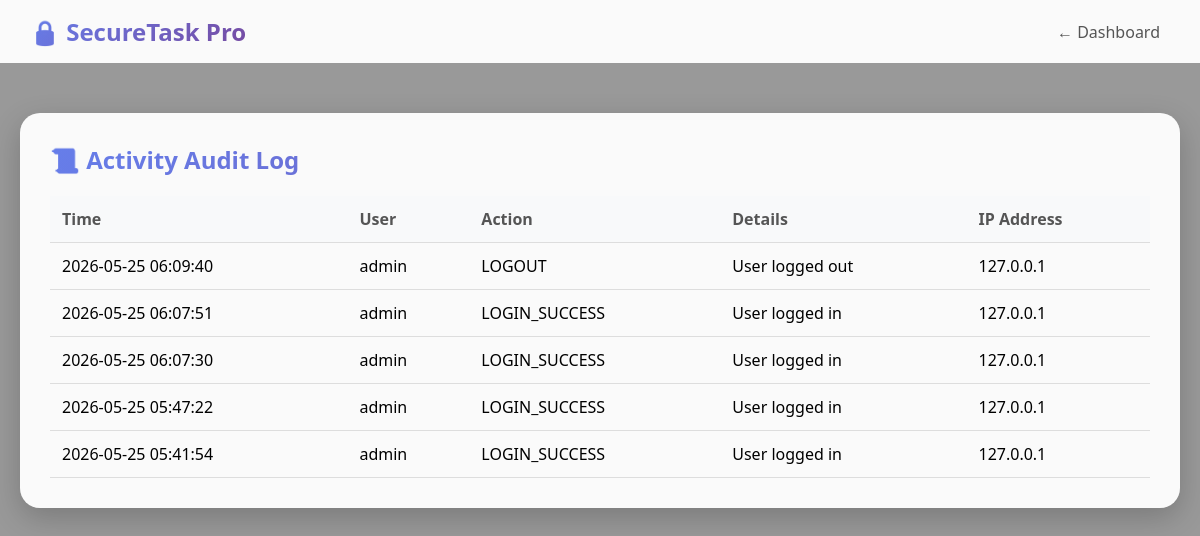
Screenshot of /audit-log/ (signed in) with the database file from the repository.
### core/models.py (models this page shows, shortened)
class AuditLog(models.Model):
    ACTION_CHOICES = (
        ('LOGIN_SUCCESS', 'Login Success'),
        ('LOGIN_FAILED', 'Login Failed'),
        ('LOGOUT', 'Logout'),
        ('TASK_CREATE', 'Task Created'),
        ('TASK_UPDATE', 'Task Updated'),
        ('TASK_DELETE', 'Task Deleted'),
        ('ADMIN_ACTION', 'Admin Action'),
    )
    user = models.ForeignKey(User, on_delete=models.SET_NULL, null=True, blank=True)
    action = models.CharField(max_length=50, choices=ACTION_CHOICES)
    details = models.TextField(blank=True)
    ip_address = models.GenericIPAddressField(null=True, blank=True)
    timestamp = models.DateTimeField(auto_now_add=True)

class User(AbstractUser):
    ROLE_CHOICES = (
        ('admin', 'Admin'),
        ('normal', 'Normal User'),
    )
    role = models.CharField(max_length=10, choices=ROLE_CHOICES, default='normal')
    two_factor_enabled = models.BooleanField(default=False)
    two_factor_code = models.CharField(max_length=6, blank=True, null=True)
    two_factor_code_created = models.DateTimeField(blank=True, null=True)

### core/views.py (the view)
# urls.py: path('audit-log/', views.audit_log_page, name='audit_log'),
@login_required
def audit_log_page(request):
    if request.user.role == 'admin':
        logs = AuditLog.objects.all().order_by('-timestamp')
    else:
        logs = AuditLog.objects.filter(user=request.user).order_by('-timestamp')
    return render(request, 'core/audit_log.html', {'logs': logs})

### core/templates/core/audit_log.html (shortened to what this page needs)
<!DOCTYPE html>
<html lang="en">
<head>
</head>
<body>
    <nav class="navbar">
        <div class="logo">🔒 SecureTask Pro</div>
        <div class="nav-links">
            <a href="{% url 'dashboard' %}">← Dashboard</a>
        </div>
    </nav>
    <div class="container">
        <div class="log-container">
            <h2>📜 Activity Audit Log</h2>
            <table>
                <thead>
                    <tr>
                        <th>Time</th>
                        <th>User</th>
                        <th>Action</th>
                        <th>Details</th>
                        <th>IP Address</th>
                    </tr>
                </thead>
                <tbody>
                    {% for log in logs %}
                    <tr>
                        <td>{{ log.timestamp|date:"Y-m-d H:i:s" }}</td>
                        <td>{{ log.user.username|default:"Anonymous" }}</td>
                        <td>{{ log.action }}</td>
                        <td>{{ log.details }}</td>
                        <td>{{ log.ip_address|default:"Unknown" }}</td>
                    </tr>
                    {% empty %}
                    <tr><td colspan="5">No logs found.</td></tr>
                    {% endfor %}
                </tbody>
            </table>
        </div>
    </div>
</body>
</html>

### core/templates/core/audit_log.html (style rules this page uses)
* { margin: 0; padding: 0; box-sizing: border-box; }
body { font-family: 'Segoe UI', Tahoma, Geneva, Verdana, sans-serif; background-image: url('https://images.unsplash.com/photo-1558494949-ef010cbdcc31?q=80&w=2070&auto=format&fit=crop'); background-size: cover; background-position: center; background-attachment: fixed; min-height: 100vh; }
body::before { content: ''; position: fixed; top: 0; left: 0; width: 100%; height: 100%; background: rgba(0, 0, 0, 0.4); z-index: -1; }
.navbar { background: rgba(255, 255, 255, 0.95); backdrop-filter: blur(10px); padding: 15px 30px; display: flex; justify-content: space-between; align-items: center; }
.logo { font-size: 1.5rem; font-weight: bold; background: linear-gradient(135deg, #667eea, #764ba2); -webkit-background-clip: text; background-clip: text; color: transparent; }
.nav-links a { text-decoration: none; color: #555; margin: 0 10px; }
.container { max-width: 1400px; margin: 30px auto; padding: 20px; }
.log-container { background: rgba(255, 255, 255, 0.95); backdrop-filter: blur(10px); border-radius: 20px; padding: 30px; box-shadow: 0 10px 30px rgba(0,0,0,0.2); }
h2 { margin-bottom: 20px; background: linear-gradient(135deg, #667eea, #764ba2); -webkit-background-clip: text; background-clip: text; color: transparent; }
table { width: 100%; border-collapse: collapse; }
th, td { padding: 12px; text-align: left; border-bottom: 1px solid #ddd; }
th { background: #f8f9fa; color: #555; }

### rows the page displays
AuditLog: timestamp "2026-05-25 06:09:40", user.username "admin", action "LOGOUT", details "User logged out", ip_address "127.0.0.1"
AuditLog: timestamp "2026-05-25 06:07:51", user.username "admin", action "LOGIN_SUCCESS", details "User logged in", ip_address "127.0.0.1"
AuditLog: timestamp "2026-05-25 06:07:30", user.username "admin", action "LOGIN_SUCCESS", details "User logged in", ip_address "127.0.0.1"
AuditLog: timestamp "2026-05-25 05:47:22", user.username "admin", action "LOGIN_SUCCESS", details "User logged in", ip_address "127.0.0.1"
AuditLog: timestamp "2026-05-25 05:41:54", user.username "admin", action "LOGIN_SUCCESS", details "User logged in", ip_address "127.0.0.1"
